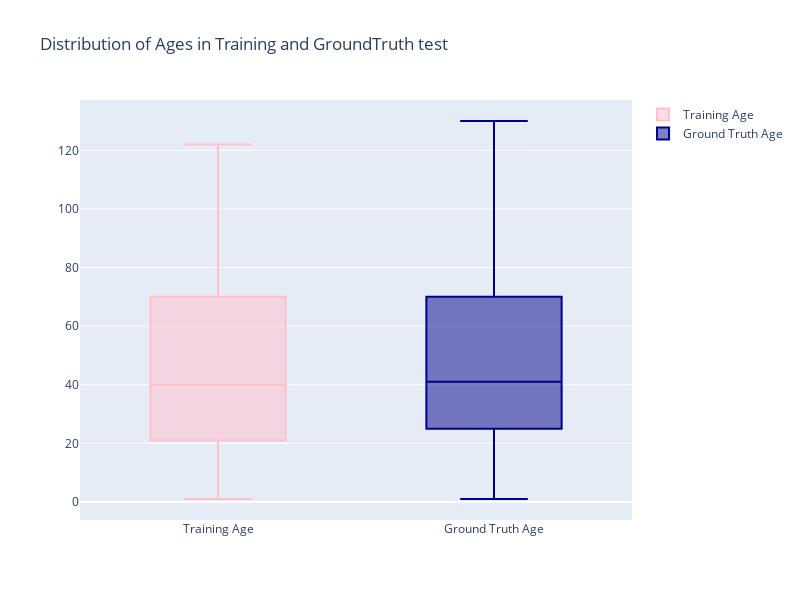

Notebook source saved alongside this figure:
### Code cell
fig = go.Figure()
#fig = make_subplots(rows=1, cols=2)
fig.add_trace(
        go.Box(y=medianAges,
              name='Training Age',
              marker_color='pink'),
              #row=1, col=1,   
)

fig.add_trace(
        go.Box(y=medianAgesG,
              name='Ground Truth Age',
              marker_color='darkblue'),
              #row=1, col=2,
            
)

fig.update_layout(height=600,
                  width=800,
                  title_text="Distribution of Ages in Training and GroundTruth test")
fig.show()

### Figure 1 — Plotly figure (JSON) as saved in the notebook; plotly's stock layout.template omitted (floating-point values rounded to 4 significant figures; data arrays with more than 128 entries replaced by an {"elided": "..."} marker saying what was removed)
{"data": [{"marker": {"color": "pink"}, "name": "Training Age", "type": "box", "y": {"elided": "16937 int values"}}, {"marker": {"color": "darkblue"}, "name": "Ground Truth Age", "type": "box", "y": {"elided": "15531 int values"}}], "layout": {"height": 600, "title": {"text": "Distribution of Ages in Training and GroundTruth test"}, "width": 800}}
